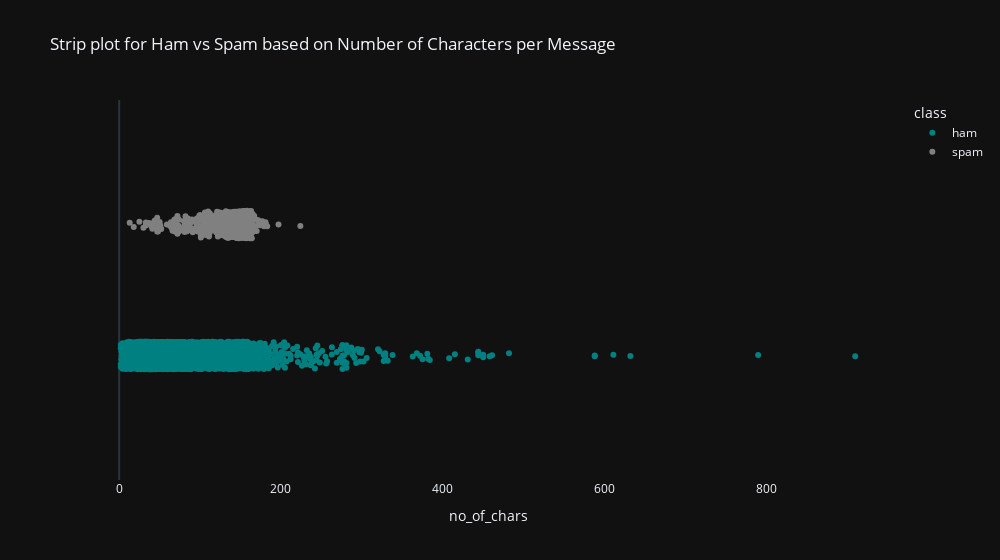

The notebook cell saved with this chart:
### Code cell
fig = px.strip(data, x = 'no_of_chars', 
                    color = 'class', template = 'plotly_dark', 
                    color_discrete_sequence = ["teal", "gray"],
                    title = "Strip plot for Ham vs Spam based on Number of Characters per Message",
                    width=1000)
fig.update_xaxes(showgrid = False)
fig.update_yaxes(showgrid = False)
fig.show()

### Figure 1 — Plotly figure (JSON) as saved in the notebook; plotly's stock layout.template omitted (floating-point values rounded to 4 significant figures; data arrays with more than 128 entries replaced by an {"elided": "..."} marker saying what was removed)
{"data": [{"alignmentgroup": "True", "boxpoints": "all", "fillcolor": "rgba(255,255,255,0)", "hoveron": "points", "hovertemplate": "class=ham<br>no_of_chars=%{x}<extra></extra>", "legendgroup": "ham", "line": {"color": "rgba(255,255,255,0)"}, "marker": {"color": "teal"}, "name": "ham", "offsetgroup": "ham", "orientation": "h", "pointpos": 0, "showlegend": true, "type": "box", "x": {"elided": "4825 int values"}, "x0": " ", "xaxis": "x", "y0": " ", "yaxis": "y"}, {"alignmentgroup": "True", "boxpoints": "all", "fillcolor": "rgba(255,255,255,0)", "hoveron": "points", "hovertemplate": "class=spam<br>no_of_chars=%{x}<extra></extra>", "legendgroup": "spam", "line": {"color": "rgba(255,255,255,0)"}, "marker": {"color": "gray"}, "name": "spam", "offsetgroup": "spam", "orientation": "h", "pointpos": 0, "showlegend": true, "type": "box", "x": {"elided": "747 int values"}, "x0": " ", "xaxis": "x", "y0": " ", "yaxis": "y"}], "layout": {"boxmode": "group", "legend": {"title": {"text": "class"}, "tracegroupgap": 0}, "title": {"text": "Strip plot for Ham vs Spam based on Number of Characters per Message"}, "width": 1000, "xaxis": {"anchor": "y", "domain": [0, 1], "showgrid": false, "title": {"text": "no_of_chars"}}, "yaxis": {"anchor": "x", "domain": [0, 1], "showgrid": false}}}
